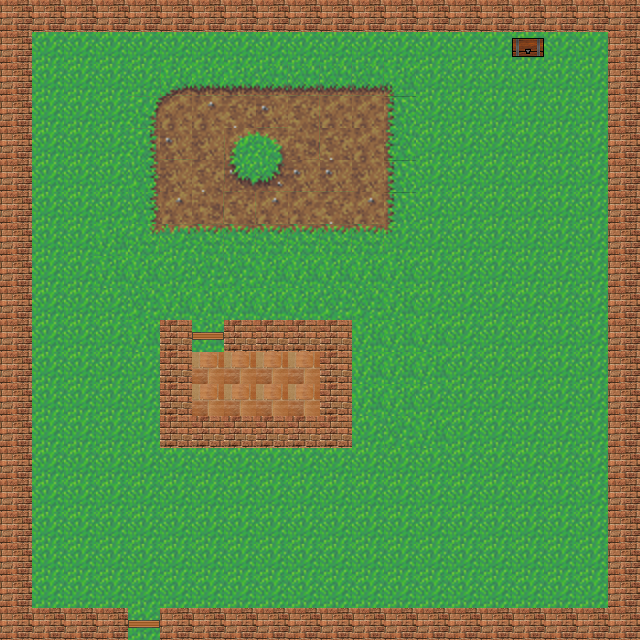

A level layout from a 2D game, rendered from its tile map. Below: a short description, then the map file with tile-grid data replaced by summaries:
An orthogonal 20x20 tile map with 32x32 px tiles, 3 tile layers (Background, Wall, Objects), 3 tilesets and 6 objects (PlayerSpawn, PlayerSpawn2, EnemySpawn1, EnemySpawn2, Door1, ...).

<map version="1.0" orientation="orthogonal" width="20" height="20" tilewidth="32" tileheight="32">
 <tileset firstgid="1" name="Grass" tilewidth="32" tileheight="32">
  <image source="background-tiles.png" width="384" height="192" />
 </tileset>
 <tileset firstgid="73" name="Walls" tilewidth="32" tileheight="32">
  <image source="walls.png" width="128" height="128" />
 </tileset>
 <tileset firstgid="89" name="Objects" tilewidth="32" tileheight="32">
  <image source="objects.png" width="96" height="64" />
 </tileset>
 <layer name="Background" width="20" height="20">
  <data>[400 cells, 400 non-empty, 29 distinct tile ids]</data>
 </layer>
 <layer name="Wall" width="20" height="20">
  <data>[400 cells, 98 non-empty, 3 distinct tile ids]</data>
 </layer>
 <layer name="Objects" width="20" height="20">
  <data>[400 cells, 3 non-empty, 2 distinct tile ids]</data>
 </layer>
 <objectgroup name="PlayerSpawn" width="20" height="20">
  <object name="PlayerSpawn" x="32" y="32" width="32" height="32">
   <properties>
    <property name="Spawn" value="1" />
   </properties>
  </object>
  <object name="PlayerSpawn2" x="32" y="576" width="32" height="32" />
 </objectgroup>
 <objectgroup name="EnemySpawn" width="20" height="20">
  <object name="EnemySpawn1" x="489" y="223" width="31" height="29" />
  <object name="EnemySpawn2" x="439" y="277" width="32" height="32" />
 </objectgroup>
 <objectgroup name="Door" width="20" height="20">
  <object name="Door1" x="128" y="608" width="32" height="32">
   <properties>
    <property name="Level" value="Level2.tmx" />
    <property name="Spawn" value="1" />
   </properties>
  </object>
  <object name="Door2" x="192" y="320" width="32" height="32">
   <properties>
    <property name="Level" value="House1.tmx" />
    <property name="Spawn" value="1" />
   </properties>
  </object>
 </objectgroup>
</map>
